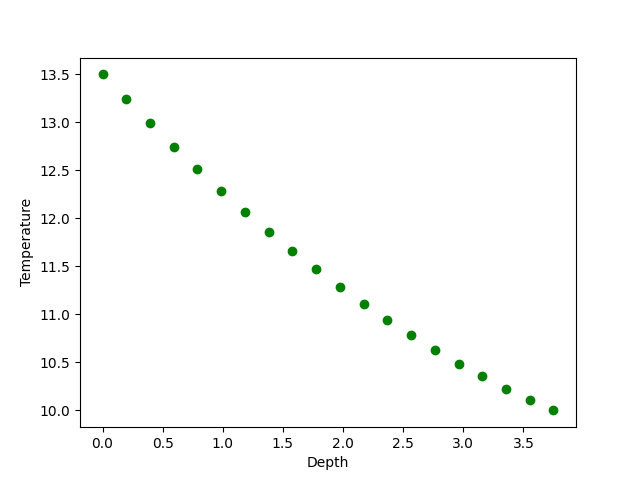

Here is the Python script that generated this plot:
#Question 1
#Calculation of heat flux into the soil using numerical differentiation

import numpy as np
import matplotlib.pyplot as plt

#Given Data
Z=[0,1.25,3.75]
T=[13.5,12,10]

#Interpolating Data
def Lagrange(Z0):
    Sum=0.0
    for i in range(len(Z)):
        product=1.0
        for j in range(len(Z)):
            if i!=j:
                product*=(Z0-Z[j])/(Z[i]-Z[j])
        Sum+=product*T[i]
    return Sum
    
Z_value=np.linspace(Z[0],Z[-1],20)
T_value=Lagrange(Z_value)

plt.plot(Z_value,T_value,'go')
plt.ylabel('Temperature')
plt.xlabel('Depth')
plt.savefig('/home/[user]/Documents/GitHub/Computational-Physics-PG/Assignments/Assignment Lab 08/Python Files/Q1.png')
plt.show()

#Numerical Differentiation
h=0.00001
def forward_diff(Lagrange,Z):
    return (Lagrange(Z+h)-Lagrange(Z))/h
    
#Parameters
k=3.5*10**(-7)    #coefficient of thermal diffusivity in m**2/s
p=1800               #soil density in kg/m**3
C=840                 #specific heat of soil in J/kg-celcius

q=-k*p*C*forward_diff(Lagrange,0)
print('The heat flux into the ground at z = 0 is :',q)
